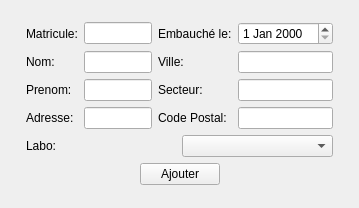
          <widget class="QWidget" name="Ajout_4">
           <property name="geometry">
            <rect>
             <x>0</x>
             <y>0</y>
             <width>359</width>
             <height>208</height>
            </rect>
           </property>
           <attribute name="label">
            <string>Ajout de visiteur</string>
           </attribute>
           <layout class="QGridLayout" name="gridLayout_31">
            <item row="0" column="0">
             <spacer name="horizontalSpacer_21">
              <property name="orientation">
               <enum>Qt::Horizontal</enum>
              </property>
              <property name="sizeHint" stdset="0">
               <size>
                <width>67</width>
                <height>17</height>
               </size>
              </property>
             </spacer>
            </item>
            <item row="0" column="1">
             <layout class="QGridLayout" name="gridLayout_21">
              <item row="0" column="0">
               <layout class="QGridLayout" name="gridLayout_20">
                <item row="0" column="0" colspan="2">
                 <layout class="QGridLayout" name="gridLayout_9">
                  <item row="1" column="0">
                   <widget class="QLabel" name="label_62">
                    <property name="text">
                     <string>Nom:</string>
                    </property>
                   </widget>
                  </item>
                  <item row="2" column="2">
                   <widget class="QLineEdit" name="lineEdit_Vis_Prenom_Ajout"/>
                  </item>
                  <item row="2" column="4">
                   <widget class="QLineEdit" name="lineEdit_Vis_Secteur_Ajout">
                    <property name="enabled">
                     <bool>true</bool>
                    </property>
                   </widget>
                  </item>
                  <item row="3" column="4">
                   <widget class="QLineEdit" name="lineEdit_Vis_CP_Ajout"/>
                  </item>
                  <item row="3" column="3">
                   <widget class="QLabel" name="label_66">
                    <property name="text">
                     <string>Code Postal:</string>
                    </property>
                   </widget>
                  </item>
                  <item row="2" column="3">
                   <widget class="QLabel" name="label_65">
                    <property name="text">
                     <string>Secteur:</string>
                    </property>
                   </widget>
                  </item>
                  <item row="1" column="2">
                   <widget class="QLineEdit" name="lineEdit_Vis_Nom_Ajout"/>
                  </item>
                  <item row="1" column="4">
                   <widget class="QLineEdit" name="lineEdit_Vis_Ville_Ajout"/>
                  </item>
                  <item row="3" column="0">
                   <widget class="QLabel" name="label_64">
                    <property name="text">
                     <string>Adresse:</string>
                    </property>
                   </widget>
                  </item>
                  <item row="1" column="3">
                   <widget class="QLabel" name="label_63">
                    <property name="text">
                     <string>Ville:</string>
                    </property>
                   </widget>
                  </item>
                  <item row="3" column="2">
                   <widget class="QLineEdit" name="lineEdit_Vis_Adresse_Ajout"/>
                  </item>
                  <item row="2" column="0">
                   <widget class="QLabel" name="label_19">
                    <property name="text">
                     <string>Prenom:</string>
                    </property>
                   </widget>
                  </item>
                  <item row="0" column="0">
                   <widget class="QLabel" name="label_23">
                    <property name="text">
                     <string>Matricule:</string>
                    </property>
                   </widget>
                  </item>
                  <item row="0" column="3">
                   <widget class="QLabel" name="label_24">
                    <property name="text">
                     <string>Embauché le:</string>
                    </property>
                   </widget>
                  </item>
                  <item row="0" column="2">
                   <widget class="QLineEdit" name="lineEdit_Vis_Mat_Ajout"/>
                  </item>
                  <item row="0" column="4">
                   <widget class="QDateEdit" name="dateEdit"/>
                  </item>
                 </layout>
                </item>
                <item row="1" column="0">
                 <widget class="QLabel" name="label_26">
                  <property name="text">
                   <string>Labo:</string>
                  </property>
                 </widget>
                </item>
                <item row="1" column="1">
                 <widget class="QComboBox" name="comboBox_Vis_Labo_Ajout"/>
                </item>
               </layout>
              </item>
              <item row="1" column="0">
               <layout class="QGridLayout" name="gridLayout_10">
                <item row="0" column="0">
                 <spacer name="horizontalSpacer_7">
                  <property name="orientation">
                   <enum>Qt::Horizontal</enum>
                  </property>
                  <property name="sizeHint" stdset="0">
                   <size>
                    <width>40</width>
                    <height>20</height>
                   </size>
                  </property>
                 </spacer>
                </item>
                <item row="0" column="1">
                 <widget class="QPushButton" name="pushButton_Vis_Ajouter">
                  <property name="text">
                   <string>Ajouter</string>
                  </property>
                 </widget>
                </item>
                <item row="0" column="2">
                 <spacer name="horizontalSpacer_8">
                  <property name="orientation">
                   <enum>Qt::Horizontal</enum>
                  </property>
                  <property name="sizeHint" stdset="0">
                   <size>
                    <width>40</width>
                    <height>20</height>
                   </size>
                  </property>
                 </spacer>
                </item>
               </layout>
              </item>
             </layout>
            </item>
            <item row="0" column="2">
             <spacer name="horizontalSpacer_22">
              <property name="orientation">
               <enum>Qt::Horizontal</enum>
              </property>
              <property name="sizeHint" stdset="0">
               <size>
                <width>67</width>
                <height>17</height>
               </size>
              </property>
             </spacer>
            </item>
           </layout>
          </widget>
